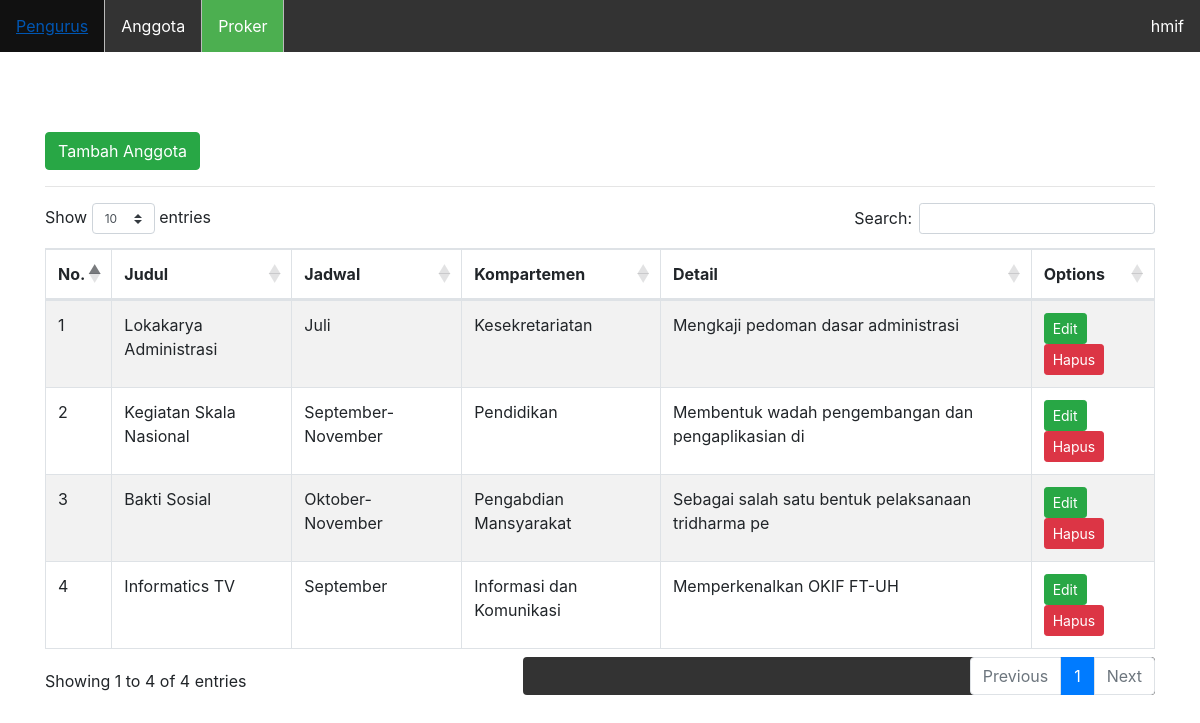
Screenshot of /index.php/hmif/proker with the database file from the repository.
### tables this page shows
CREATE TABLE IF NOT EXISTS `proker` (
  `id` int(11) NOT NULL AUTO_INCREMENT,
  `judul` varchar(50) NOT NULL,
  `jadwal` varchar(50) NOT NULL,
  `kompartemen` varchar(50) NOT NULL,
  `detail` varchar(50) NOT NULL,
  PRIMARY KEY (`id`)
);

### application/controllers/hmif.php (called while the page is built, shortened)
<?php
class Hmif extends CI_Controller {
	public function __construct(){
		$this->load->model('model_hmif');
	}
	public function proker(){
		$title = ['title'=> "Program Kerja",
		'proker'=> $this->model_hmif->getAllData('proker')
		];
		$this->load->view('admin_proker', $title);
	}
}

### index.php (called while the page is built, shortened)
<?php
require_once BASEPATH.'core/CodeIgniter.php';

### application/models/model_hmif.php (called while the page is built, shortened)
<?php
class Model_hmif extends CI_model{
	public function getAllData($table_name){
		$data = $this->db->get($table_name);
		return $data->result_array();
	}
}

### application/views/admin_proker.php (the view, shortened to what this page needs)
?><!DOCTYPE html>
<html lang="en">
<head>
	<link rel="stylesheet" type="text/css" href="https://cdnjs.cloudflare.com/ajax/libs/twitter-bootstrap/4.1.1/css/bootstrap.min.css">
	<link rel="stylesheet" type="text/css" href="https://cdn.datatables.net/1.10.16/css/dataTables.bootstrap4.min.css">
</head>
<body>
	<nav>
		<ul>
			<li><a href="<?php echo site_url('hmif/admin')?>">Pengurus</a></li>
			<li><a href="<?php echo site_url('hmif/anggota')?>">Anggota</a></li>
			<li><a class="active" href="<?php echo site_url('hmif/proker')?>">Proker</a></li>
			<li style="float:right"><a href="#">hmif</a></li>
		</ul>
	</nav>
	<div class="container" style="margin-top: 80px">
		<a href="<?php echo site_url('hmif/tambahproker')?>" class="btn btn-md btn-success">Tambah Anggota</a>
		<hr>
		<div class="table-responsive">
			<table id="table" class="table table-striped table-bordered table-hover">
				<thead>
					<tr>
						<th>No.</th>
						<th>Judul</th>
						<th>Jadwal</th>
						<th>Kompartemen</th>
						<th>Detail</th>
						<th>Options</th>
					</tr>
				</thead>
				<tbody>
					<?php
					$no = 1;
					foreach($proker as $hasil){
						?>
						<tr>
							<td><?php echo $no++ ?></td>
							<td><?php echo $hasil['judul'] ?></td>
							<td><?php echo $hasil['jadwal'] ?></td>
							<td><?php echo $hasil['kompartemen'] ?></td>
							<td><?php echo $hasil['detail'] ?></td>
							<td>
								<a href="<?php echo site_url('hmif/editinfokom/'.$hasil['id']) ?>" class="btn btn-sm btn-success">Edit</a>
								<a href="<?php echo site_url('hmif/deleteinfokom/'.$hasil['id']) ?>" class="btn btn-sm btn-danger">Hapus</a>
							</td>
						</tr>
						<?php } ?>
					</tbody>
				</table>
			</div>
		</div>
	</body>
	</html>

### application/views/admin_proker.php (style rules this page uses)
ul { list-style-type: none; margin: 0; padding: 0; overflow: hidden; background-color: #333; }
li { float: left; border-right:1px solid #bbb; }
li:last-child { border-right: none; }
li a { display: block; color: white; text-align: center; padding: 14px 16px; text-decoration: none; }
.active { background-color: #4CAF50; }

### rows the page displays
proker: judul "Lokakarya Administrasi", jadwal "Juli", kompartemen "Kesekretariatan", detail "Mengkaji pedoman dasar administrasi"
proker: judul "Kegiatan Skala Nasional", jadwal "September-November", kompartemen "Pendidikan", detail "Membentuk wadah pengembangan dan pengaplikasian di"
proker: judul "Bakti Sosial", jadwal "Oktober-November", kompartemen "Pengabdian Mansyarakat", detail "Sebagai salah satu bentuk pelaksanaan tridharma pe"
proker: judul "Informatics TV", jadwal "September", kompartemen "Informasi dan Komunikasi", detail "Memperkenalkan OKIF FT-UH"
